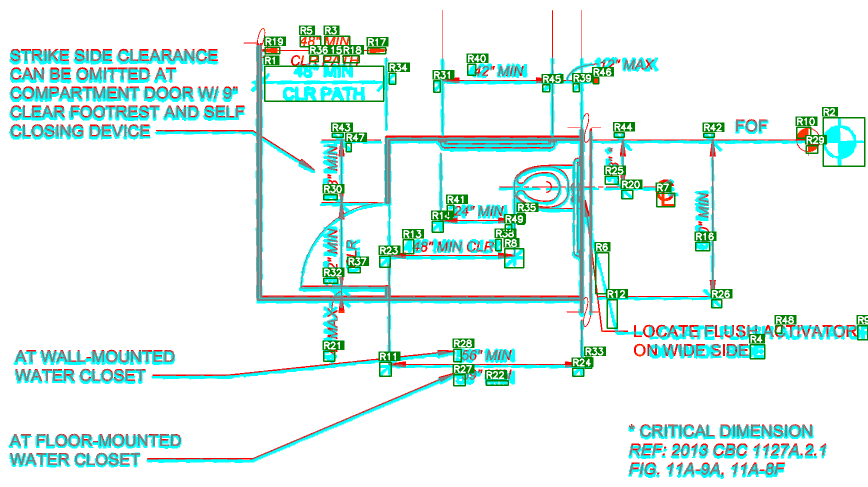
#> input picture backend/app/gemini_debug/gemini_20260115T052836054776Z.png, 1735 x 974 px (shown at 1/2 size)
$ python -i preprocess.py   (imports and definitions only)
#> lines starting #> are read from the running program, lines starting #| are printed output that depends on the picture; after the words box and inside, x2 and y2 are one past the last pixel; in counts of white or black regions, pixels touching at a corner belong together
"""
Preprocessing service for architectural line drawings.

Provides geometry-first preprocessing to extract clean linework representations
optimized for alignment. Key operations:

1. Contrast normalization (CLAHE)
2. Edge detection (Canny)
3. Text/small component suppression
4. Binary linework mask generation
5. Separate text mask extraction for annotations

This preprocessing makes alignment more robust by:
- Removing text labels that vary between drawings
- Extracting only structural linework (walls, fixtures, etc.)
- Producing deterministic, reproducible results
"""

import logging
from dataclasses import dataclass
from typing import Optional, Tuple, List

import cv2
import numpy as np

from app.config import settings

logger = logging.getLogger(__name__)


@dataclass
class PreprocessConfig:
    """Configuration for preprocessing pipeline."""
    # Canny edge detection
    canny_threshold1: int = settings.canny_threshold1
    canny_threshold2: int = settings.canny_threshold2
    canny_aperture: int = settings.canny_aperture

    # Morphological operations
    dilate_kernel: int = settings.linework_dilate_kernel
    dilate_iterations: int = settings.linework_dilate_iterations

    # Text suppression
    suppress_text: bool = settings.text_suppress_enabled
    min_area: int = settings.text_suppress_min_area
    min_width: int = settings.text_suppress_min_width
    min_height: int = settings.text_suppress_min_height
    max_aspect_ratio: float = settings.text_suppress_max_aspect_ratio

    # Contrast normalization
    normalize_contrast: bool = settings.normalize_contrast
    clahe_clip_limit: float = settings.clahe_clip_limit
    clahe_tile_size: int = settings.clahe_tile_size

    # Enhanced text/annotation suppression
    # These parameters help identify annotation bubbles and callout pointers
    annotation_bubble_max_area: int = 5000  # Max area for annotation bubbles
    annotation_bubble_min_circularity: float = 0.5  # Min circularity for bubbles
    callout_pointer_max_length: int = 200  # Max length for callout lines
    line_continuity_threshold: int = 50  # Min pixels for structural lines
    text_char_max_area: int = 400  # Max area for individual text characters


@dataclass
class PreprocessResult:
    """Result of preprocessing an image."""
    linework: np.ndarray      # Binary linework mask (uint8, 0 or 255)
    grayscale: np.ndarray     # Normalized grayscale image
    edge_count: int           # Number of edge pixels
    components_removed: int   # Number of text-like components removed
    original_shape: Tuple[int, int]


@dataclass
class EnhancedPreprocessResult:
    """Enhanced result with separate linework and text masks."""
    linework_mask: np.ndarray    # Structural lines only (walls, fixtures)
    text_mask: np.ndarray        # Text + small annotation glyphs
    annotation_mask: np.ndarray  # Annotation bubbles and callout pointers
    grayscale: np.ndarray        # Normalized grayscale image
    original_shape: Tuple[int, int]
    stats: dict                  # Processing statistics


class PreprocessService:
    """Service for preprocessing architectural drawings."""

    def __init__(self, config: Optional[PreprocessConfig] = None):
        self.config = config or PreprocessConfig()

    def to_grayscale(self, image: np.ndarray) -> np.ndarray:
        """Convert image to grayscale if needed."""
        if len(image.shape) == 2:
            return image.copy()
        elif len(image.shape) == 3:
            return cv2.cvtColor(image, cv2.COLOR_BGR2GRAY)
        else:
            raise ValueError(f"Unexpected image shape: {image.shape}")

    def normalize_contrast(self, gray: np.ndarray) -> np.ndarray:
        """
        Normalize contrast using CLAHE (Contrast Limited Adaptive Histogram Equalization).

        This helps with drawings that have varying line weights or scanner artifacts.
        CLAHE is deterministic and produces consistent results.
        """
        if not self.config.normalize_contrast:
            return gray

        clahe = cv2.createCLAHE(
            clipLimit=self.config.clahe_clip_limit,
            tileGridSize=(self.config.clahe_tile_size, self.config.clahe_tile_size)
        )
        normalized = clahe.apply(gray)

        logger.debug(f"Contrast normalized with CLAHE (clip={self.config.clahe_clip_limit})")
        return normalized

    def extract_edges(self, gray: np.ndarray) -> np.ndarray:
        """
        Extract edges using Canny edge detector.

        Canny is preferred for architectural drawings because:
        - Produces thin, single-pixel edges
        - Handles varying line weights well
        - Deterministic with fixed parameters
        """
        edges = cv2.Canny(
            gray,
            threshold1=self.config.canny_threshold1,
            threshold2=self.config.canny_threshold2,
            apertureSize=self.config.canny_aperture,
        )

        edge_count = np.sum(edges > 0)
        logger.debug(f"Canny edge detection: {edge_count} edge pixels")

        return edges

    def dilate_edges(self, edges: np.ndarray) -> np.ndarray:
        """
        Dilate edges slightly to connect nearby edge pixels.

        This helps with:
        - Broken lines from scanner noise
        - Thin lines that might be missed in matching
        """
        if self.config.dilate_kernel <= 0:
            return edges

        kernel = cv2.getStructuringElement(
            cv2.MORPH_ELLIPSE,
            (self.config.dilate_kernel, self.config.dilate_kernel)
        )
        dilated = cv2.dilate(edges, kernel, iterations=self.config.dilate_iterations)

        return dilated

    # [102 lines left out: functions _compute_component_features, _classify_component, not called in this run]

    def extract_enhanced_masks(
        self,
        image: np.ndarray,
        config: Optional[PreprocessConfig] = None,
    ) -> EnhancedPreprocessResult:
        """
        Extract separate masks for linework, text, and annotations.

        This enhanced extraction provides better separation between:
        - Structural linework (walls, fixtures, etc.)
        - Text and small glyphs (labels, dimensions)
        - Annotation bubbles and callout pointers

        Args:
            image: Input image (BGR or grayscale)
            config: Optional preprocessing configuration override

        Returns:
            EnhancedPreprocessResult with separate masks
        """
        if config is not None:
            self.config = config

        original_shape = image.shape[:2]
        logger.info(f"Enhanced mask extraction for image {original_shape[1]}x{original_shape[0]}")

        # Convert to grayscale and normalize
        gray = self.to_grayscale(image)
        normalized = self.normalize_contrast(gray)

        # Get binary mask of all dark content (lines on white background)
        _, binary = cv2.threshold(normalized, 240, 255, cv2.THRESH_BINARY_INV)

        # Also extract edges for thin lines
        edges = self.extract_edges(normalized)

        # Combine threshold and edges
        all_content = cv2.bitwise_or(binary, edges)

        # Dilate slightly to connect broken lines
        all_content = self.dilate_edges(all_content)

        # Find connected components
        num_labels, labels, stats, centroids = cv2.connectedComponentsWithStats(
            all_content, connectivity=8
        )

        # Initialize output masks
        linework_mask = np.zeros_like(all_content)
        text_mask = np.zeros_like(all_content)
        annotation_mask = np.zeros_like(all_content)

        # Statistics
        counts = {'linework': 0, 'text': 0, 'annotation': 0}

        # Classify each component (skip background label 0)
        for label in range(1, num_labels):
            # Simple feature extraction (avoid expensive operations)
            x, y, w, h, area = stats[label]

            # Quick classification based on simple features
            classification = self._classify_component_simple(area, w, h)

            # Add to appropriate mask
            if classification == 'linework':
                linework_mask[labels == label] = 255
            elif classification == 'text':
                text_mask[labels == label] = 255
            else:  # annotation
                annotation_mask[labels == label] = 255

            counts[classification] += 1

        # Post-process linework mask to connect fragmented lines
        # Use morphological closing to bridge small gaps
        close_kernel = cv2.getStructuringElement(cv2.MORPH_RECT, (3, 3))
        linework_mask = cv2.morphologyEx(linework_mask, cv2.MORPH_CLOSE, close_kernel)

        # Remove any remaining small isolated components from linework
        linework_mask = self._remove_small_components(linework_mask, min_area=150)

        logger.info(
            f"Enhanced extraction complete: "
            f"linework={counts['linework']}, text={counts['text']}, annotation={counts['annotation']}"
        )

        return EnhancedPreprocessResult(
            linework_mask=linework_mask,
            text_mask=text_mask,
            annotation_mask=annotation_mask,
            grayscale=normalized,
            original_shape=original_shape,
            stats={
                'linework_components': counts['linework'],
                'text_components': counts['text'],
                'annotation_components': counts['annotation'],
                'linework_pixels': int(np.sum(linework_mask > 0)),
                'text_pixels': int(np.sum(text_mask > 0)),
                'annotation_pixels': int(np.sum(annotation_mask > 0)),
            }
        )

    def _classify_component_simple(self, area: int, w: int, h: int) -> str:
        """
        Simplified component classification using basic geometry.

        This avoids expensive contour operations for better performance.
        """
        aspect_ratio = max(w / h, h / w) if h > 0 and w > 0 else 1
        extent = area / (w * h) if w * h > 0 else 0

        # Individual text characters: very small
        if area < self.config.text_char_max_area:
            return 'text'

        # Very thin components: likely text or annotation pointers
        if min(w, h) < self.config.min_width:
            return 'text'

        # Small with high aspect ratio: text strings
        if area < self.config.min_area * 10 and aspect_ratio > 5:
            return 'text'

        # Medium area, high circularity proxy (extent close to pi/4 for circles)
        # Annotation bubbles tend to have extent around 0.6-0.8
        if (area < self.config.annotation_bubble_max_area and
            area > 200 and
            extent > 0.55 and
            aspect_ratio < 2):
            return 'annotation'

        # Long thin shapes: callout pointers
        if (aspect_ratio > 8 and
            min(w, h) < 20 and
            max(w, h) < self.config.callout_pointer_max_length):
            return 'annotation'

        # Small isolated components
        if area < self.config.min_area:
            return 'text'

        # High aspect ratio medium components: text labels
        if aspect_ratio > self.config.max_aspect_ratio and area < 3000:
            return 'text'

        # Default: structural linework
        return 'linework'

    def _remove_small_components(self, mask: np.ndarray, min_area: int = 100) -> np.ndarray:
        """Remove small connected components from a mask."""
        num_labels, labels, stats, _ = cv2.connectedComponentsWithStats(mask, connectivity=8)
        result = np.zeros_like(mask)

        for label in range(1, num_labels):
            area = stats[label, cv2.CC_STAT_AREA]
            if area >= min_area:
                result[labels == label] = 255

        return result

    # [147 lines left out: functions suppress_text_components, build_linework, compute_linework_bbox, not called in this run]


# Global service instance
preprocess_service = PreprocessService()

>>> import cv2
>>> picture = cv2.imread('../gemini_debug/gemini_20260115T052836054776Z.png')
#> picture is the input picture: shape (974, 1735, 3); mean B, G, R 239.3, 242.3, 224.9
>>> result = PreprocessService().extract_enhanced_masks(picture)
#> in extract_enhanced_masks, `_, binary = cv2.threshold(normalized, 240, 255, cv2.THRESH_BINARY_INV)`:
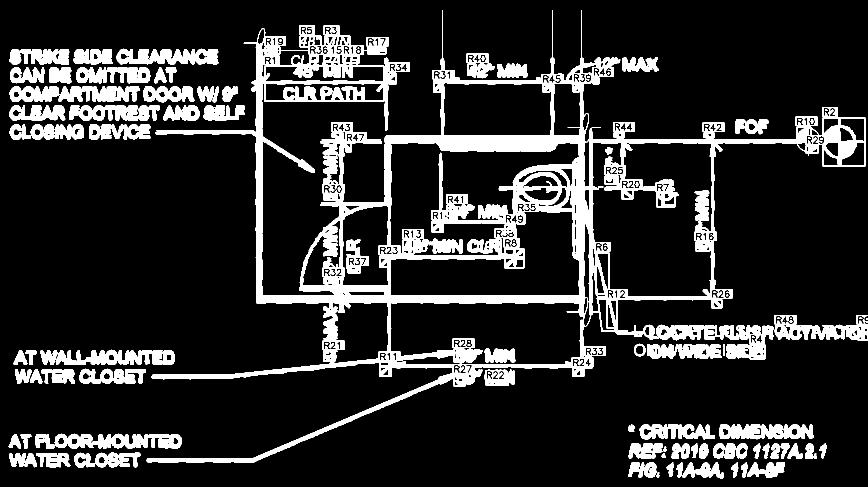
#> binary: shape (974, 1735) (shown at 1/2 size); 15.7% white; 177 white regions (76 under 20 px), largest, box (x1, y1, x2, y2) and area: (293, 20, 1731, 926) 152847, (71, 867, 363, 898) 5738, (111, 699, 350, 730) 4782
#> in extract_edges, `edges = cv2.Canny( gray, threshold1=self.config.canny_threshold1, thre..`:
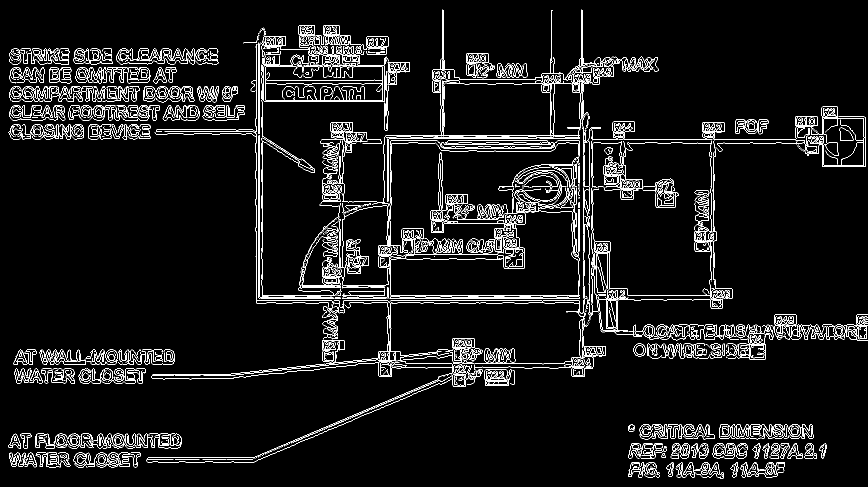
#> edges: shape (974, 1735) (shown at 1/2 size); 5.6% white in thin lines or dots
#> in extract_edges, `edge_count = np.sum(edges > 0)`: edge_count = 94162
#> in extract_enhanced_masks, `num_labels, labels, stats, centroids = cv2.connectedComponentsWithStat..`:
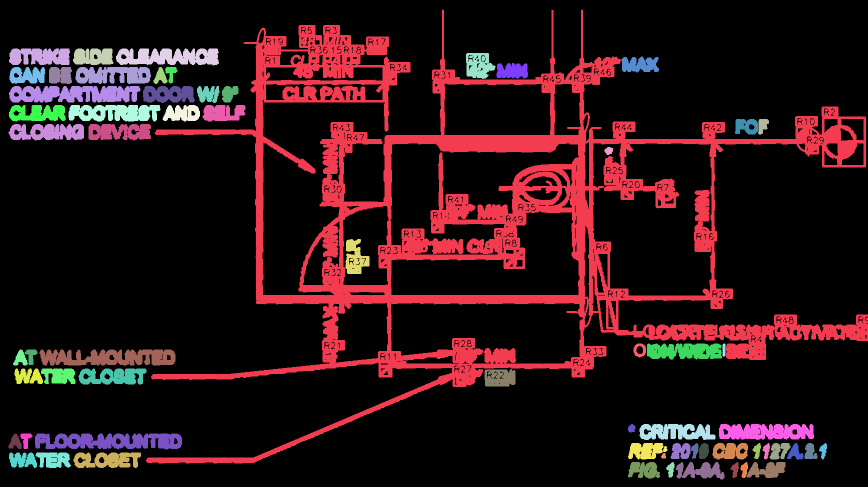
#> labels: shape (974, 1735) int32 (shown at 1/2 size); 64 distinct labels, from 0 to 63; one colour per label, 0 black
#> in extract_enhanced_masks, `num_labels, labels, stats, centroids = cv2.connectedComponentsWithStat..`: num_labels = 64; stats = 64 rows, first 6: [0, 0, 1735, 974, 1360374], [292, 19, 1443, 908, 213199], [18, 97, 122, 33, 3362], [146, 97, 81, 33, 2257], [232, 97, 206, 34, 5298], [932, 106, 59, 52, 2152]; centroids = 64 pairs, first value 30.21 to 1646.5, second value 112.5 to 941.5
#> the loop in extract_enhanced_masks, `for label in range(1, num_labels):` made 63 passes
#> (x, y, w, h, area, aspect_ratio in _classify_component_simple, extent in _classify_component_simple, classification) on passes 1 to 8: (292, 19, 1443, 908, 213199, 1.59, 0.163, 'linework'), (18, 97, 122, 33, 3362, 3.7, 0.835, 'linework'), (146, 97, 81, 33, 2257, 2.45, 0.844, 'linework'), (232, 97, 206, 34, 5298, 6.06, 0.756, 'linework'), (932, 106, 59, 52, 2152, 1.13, 0.701, 'annotation'), (1243, 113, 75, 32, 1811, 2.34, 0.755, 'linework'), (993, 126, 63, 31, 1616, 2.03, 0.827, 'linework'), (19, 134, 72, 34, 1804, 2.12, 0.737, 'linework')
#> after the loop in extract_enhanced_masks, `for label in range(1, num_labels):`:
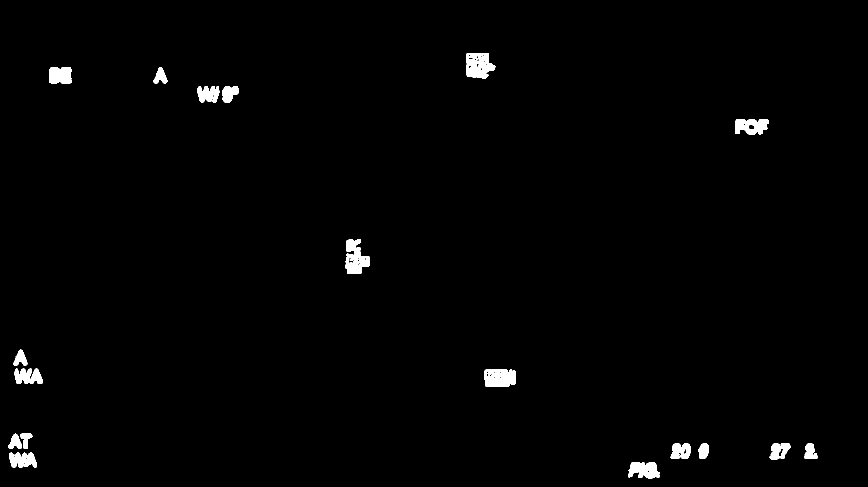
#> annotation_mask: shape (974, 1735) (shown at 1/2 size); 1.2% white; 19 white regions, largest, box (x1, y1, x2, y2) and area: (932, 106, 991, 158) 2152, (691, 478, 739, 548) 2106, (969, 738, 1031, 773) 1893
#> after the loop in extract_enhanced_masks, `for label in range(1, num_labels):`:
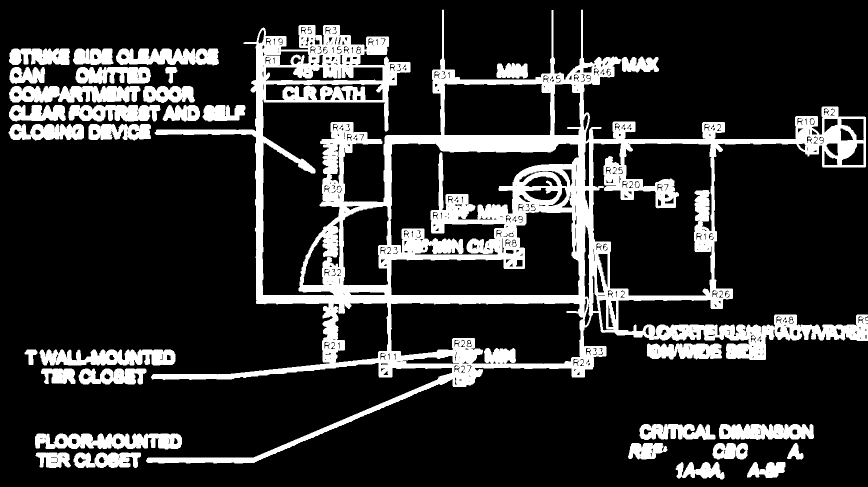
#> linework_mask: shape (974, 1735) (shown at 1/2 size); 18.1% white; 32 white regions, largest, box (x1, y1, x2, y2) and area: (292, 19, 1735, 927) 213199, (70, 867, 364, 899) 6969, (18, 172, 281, 205) 6857
#> after the loop in extract_enhanced_masks, `for label in range(1, num_labels):`:
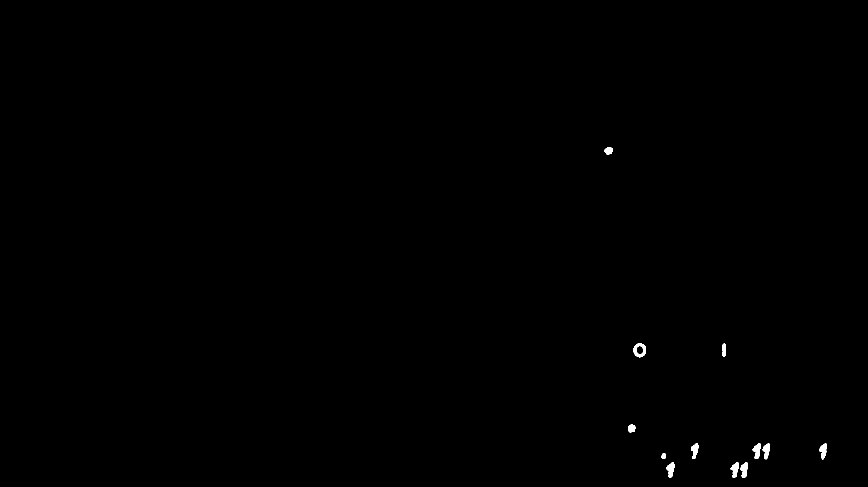
#> text_mask: shape (974, 1735) (shown at 1/2 size); 0.19% white; 12 white regions, largest, box (x1, y1, x2, y2) and area: (1267, 687, 1292, 715) 394, (1505, 886, 1522, 918) 325, (1481, 924, 1496, 956) 323
#> after the loop in extract_enhanced_masks, `for label in range(1, num_labels):`: counts = {'linework': 32, 'text': 12, 'annotation': 19}
#> in _remove_small_components, `num_labels, labels, stats, _ = cv2.connectedComponentsWithStats(mask, ..`:
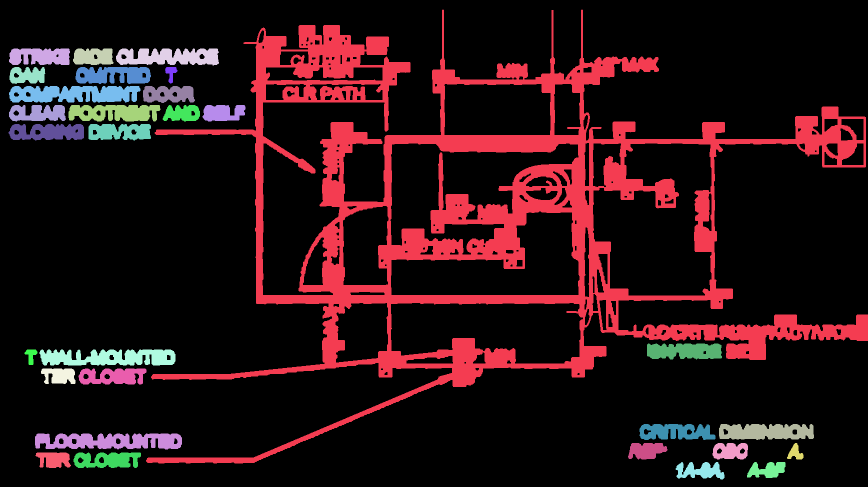
#> labels: shape (974, 1735) int32 (shown at 1/2 size); 31 distinct labels, from 0 to 30; one colour per label, 0 black
#> in _remove_small_components, `num_labels, labels, stats, _ = cv2.connectedComponentsWithStats(mask, ..`: num_labels = 31; stats = 31 rows, first 6: [0, 0, 1735, 974, 1374171], [292, 19, 1443, 908, 224565], [18, 97, 122, 33, 3414], [146, 97, 81, 33, 2303], [232, 97, 206, 34, 5370], [19, 134, 72, 34, 1851]
#> the loop in _remove_small_components, `for label in range(1, num_labels):` made 30 passes
#> area on passes 1 to 8: 224565, 3414, 2303, 5370, 1851, 4011, 431, 6952
